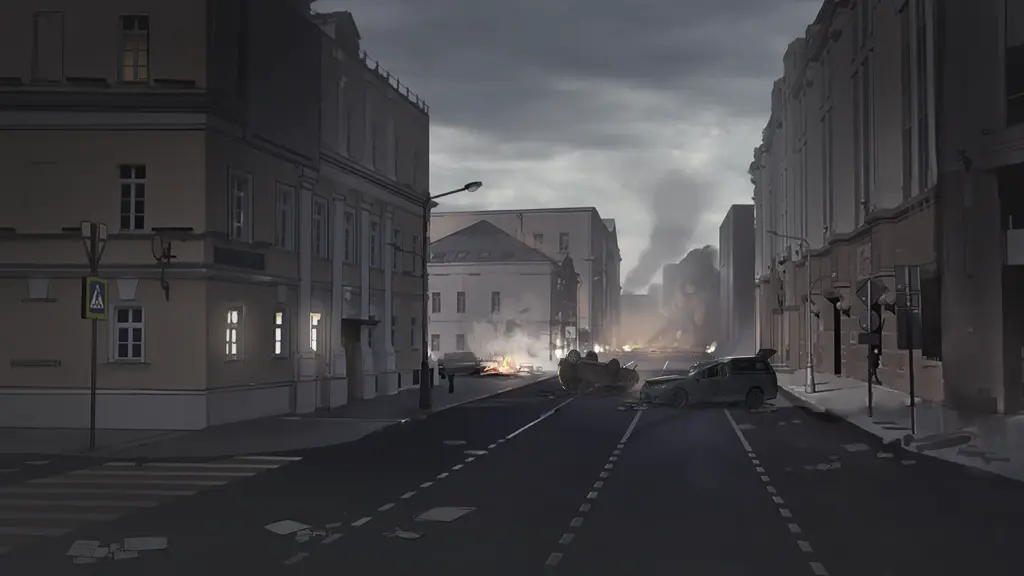
#> input picture 地图背景壁纸.webp, 1024 x 576 px
$ python -i generate_card_art.py   (imports and definitions only)
#> lines starting #> are read from the running program, lines starting #| are printed output that depends on the picture
#> further down, picture is the input picture: PIL image 1024x576 RGB; mean R, G, B 64.4, 63.7, 66.3
from __future__ import annotations

import math
from pathlib import Path
from typing import Callable

from PIL import Image, ImageChops, ImageDraw, ImageFilter


WIDTH = 768
HEIGHT = 1024
ROOT = Path(__file__).resolve().parents[2]
OUTPUT_DIR = ROOT / "assets" / "card_art"


Color = tuple[int, int, int, int]


def rgba(hex_color: str, alpha: int = 255) -> Color:
    hex_color = hex_color.lstrip("#")
    return (
        int(hex_color[0:2], 16),
        int(hex_color[2:4], 16),
        int(hex_color[4:6], 16),
        alpha,
    )


def lerp(a: float, b: float, t: float) -> float:
    return a + (b - a) * t


# [115 lines left out: functions mix, gradient_background, apply_vignette, glow_line, add_orb, add_shards and 1 more, not called in this run]


def add_support_grid(img: Image.Image, color: Color) -> None:
#> called with color = (158, 246, 255, 235)
    layer = Image.new("RGBA", img.size, (0, 0, 0, 0))
#> layer: PIL image 1024x576 RGBA; every value is 0
    draw = ImageDraw.Draw(layer)
    nodes = [
        (186, 250),
        (562, 236),
        (220, 566),
        (540, 612),
        (382, 442),
    ]
    for start in range(len(nodes)):
        for end in range(start + 1, len(nodes)):
            draw.line((nodes[start], nodes[end]), fill=color, width=8)
    for x, y in nodes:
        draw.ellipse((x - 26, y - 26, x + 26, y + 26), fill=(255, 255, 255, 235))
        draw.ellipse((x - 12, y - 12, x + 12, y + 12), fill=color)
    layer = layer.filter(ImageFilter.GaussianBlur(4))
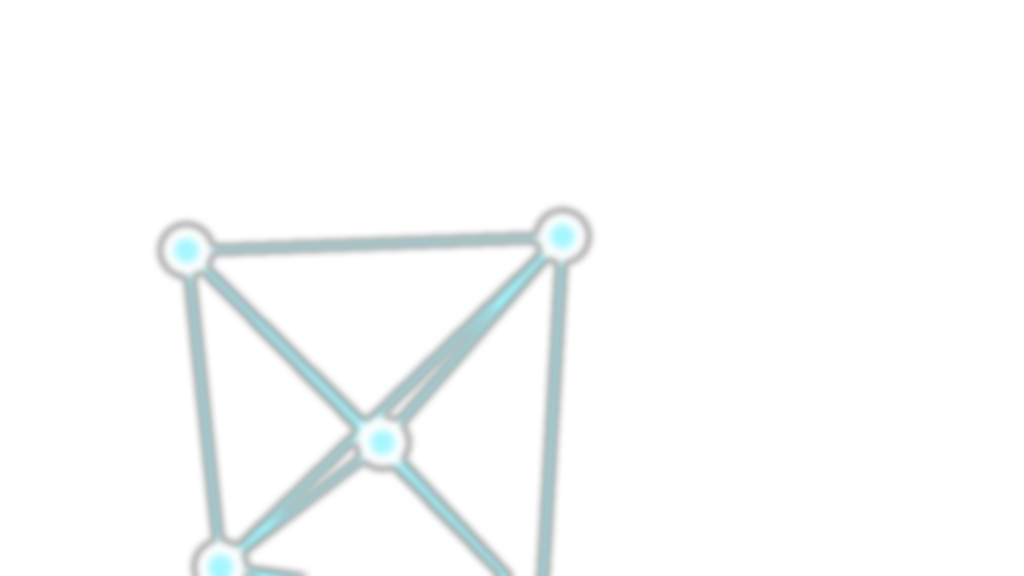
#> layer: PIL image 1024x576 RGBA; mean R, G, B, A 7.8, 10.6, 10.9, 10; transparent parts drawn white
#> (the run stopped early here; a loop or call above may not have finished)
